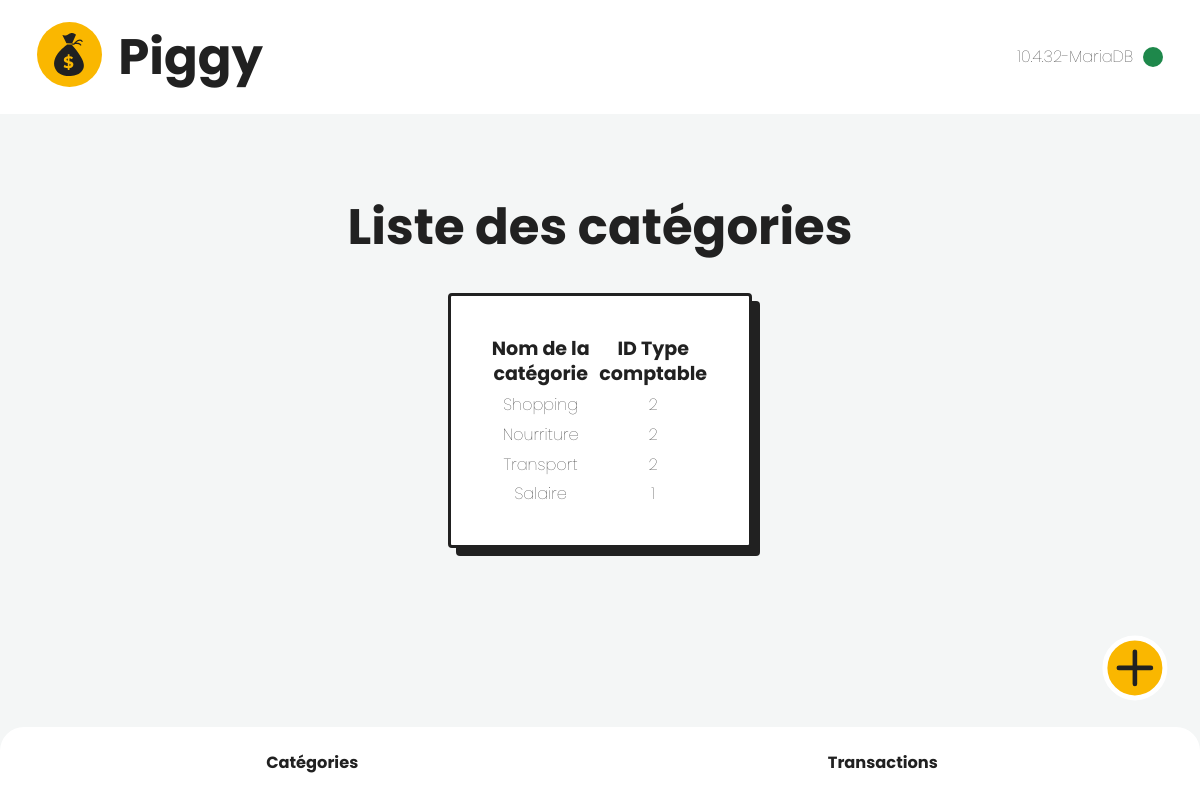
The app's page /list_categories.php (signed in) with its own data.
### tables this page shows
CREATE TABLE IF NOT EXISTS `categories` (
  `id` int(11) NOT NULL AUTO_INCREMENT,
  `nom_categorie` varchar(50) DEFAULT NULL,
  `id_type_comptable` int(11) DEFAULT NULL,
  PRIMARY KEY (`id`)
);

### functions.php (called while the page is built, shortened)
<?php
require_once 'config.php';
function listCategories()
{
    global $mysql_connect;
    $sql = "SELECT c.id, c.nom_categorie, c.id_type_comptable
            FROM `categories` c ";
    $stmt = $mysql_connect->query($sql);
    return $stmt->fetchAll(PDO::FETCH_ASSOC);
}

### list_categories.php (the view, shortened to what this page needs)
<?php
require_once 'functions.php';
$categories = listCategories();
?>
<!DOCTYPE html>
<html>
<head>
    <link rel="stylesheet" href="./assets/css/style.css">
</head>
<body class="list">
    <?php require_once './components/_header.php'; ?>
    <nav id="navbar">
        <a href="./create_category.php"><img src="assets/img/plus.svg" /></a>
        <ul class="nav__list">
            <li class="nav__item">
                <a href="./list_categories.php">Catégories</a>
            </li>
            <li class="nav__item">
                <a href="./index.php">Transactions</a>
            </li>
        </ul>
    </nav>
    <main class="container">
        <h1>Liste des catégories</h1>
        <div class="card">
            <table>
                <tr>
                    <th>Nom de la catégorie</th>
                    <th>ID Type comptable</th>
                </tr>
                <?php foreach ($categories as $category) : ?>
                    <tr>
                        <td><?= $category['nom_categorie'] ?></td>
                        <td><?= $category['id_type_comptable'] ?></td>
                    </tr>
                <?php endforeach; ?>
            </table>
        </div>
    </main>
</body>
</html>

### assets/css/style.css (style rules this page uses)
:root { --breakpoints-xs: 400px; --breakpoints-sm: 576px; --breakpoints-md: 768px; --breakpoints-lg: 992px; --breakpoints-xl: 1200px; --breakpoints-xxl: 1500px; --container-xs: 400px; --container-sm: 540px; --container-md: 720px; --container-lg: 960px; --container-xl: 1140px; --container-xxl: 1440px; --color-light: #fff; --color-dark: #212121; --color-signal: #fab700; --color-background: var(--color-light); --color-text: var(--color-dark); --color-accent: var(--color-signal); --size-bezel: 0.5rem; --size-radius: 4px; --weight: 400; --weight_bold: 700; }
*, *::after, *::before { box-sizing: border-box; padding: 0; margin: 0; }
html { scroll-behavior: smooth; }
html, body { margin: 0; padding: 0; overflow-x: hidden; }
.container { max-width: var(--container-xxl); margin-inline: auto; }
@media screen and (max-width: 1500px) { .container { max-width: var(--container-xl); } }
@media screen and (max-width: 1200px) { .container { max-width: var(--container-lg); } }
a, button, input, input[type=checkbox] + label::before, input[type=radio] + label::before, select, textarea, [tabindex], video[controls], audio[controls], [contenteditable]:not([contenteditable=false]), details, details > summary:first-of-type { outline-offset: 2px; outline-width: 2px; outline-color: var(--color-signal); }
html body { font-family: Poppins, sans-serif; font-size: 16px; color: var(--color-dark); font-weight: 1.33; line-height: 1.5; background-color: #f4f6f6 !important; -webkit-font-smoothing: antialiased; -moz-osx-font-smoothing: grayscale; }
html body p, html body a, html body div, html body span, html body label, html body textarea, html body select, html body input, html body button, html body td { font-size: clamp(0.875rem, 0.8287rem + 0.2469vw, 1.125rem); line-height: 1.33; }
html body th { font-size: clamp(1.125rem, 1.0962rem + 0.1282vw, 1.25rem); }
html body h1 { font-size: clamp(2rem, 1.6296rem + 1.9753vw, 4rem); line-height: 1.33; font-weight: var(--weight_bold); }
html body ul { list-style: none; margin-top: 0; margin-bottom: 0; padding-left: 0; }
html body table { width: 100%; border-spacing: 0.5rem; }
html body a { text-decoration: none !important; color: inherit; transition: color 0.4s ease-in; }
html body.create .card, html body.list .card, html body.login .card { background-color: var(--color-light); padding: calc(4 * var(--size-bezel)); border-radius: var(--size-radius); border: 3px solid var(--color-dark); box-shadow: 0.5rem 0.5rem 0 var(--color-dark); }
#navbar { position: fixed; bottom: 0; left: 0; background-color: var(--color-light); height: calc(fit-content + clamp(1rem, 0.7692rem + 1.0256vw, 2rem) * 2); padding: clamp(1rem, 0.7692rem + 1.0256vw, 2rem) clamp(1.5rem, 1.1538rem + 1.5385vw, 3rem); width: 100vw; border-radius: 24px 24px 0 0; z-index: 10; }
#navbar img { border: 5px solid var(--color-light); border-radius: 999px; position: absolute; cursor: pointer; width: clamp(3rem, 2.5385rem + 2.0513vw, 5rem); height: clamp(3rem, 2.5385rem + 2.0513vw, 5rem); top: -80%; left: calc(100% - clamp(3rem, 2.5385rem + 2.0513vw, 5rem)); transform: translate(-50%, -50%); transition: all 0.4s ease-in; background-color: var(--color-signal); }
#navbar .nav__list { display: flex; align-items: center; justify-content: space-between; height: 100%; max-width: 60%; margin-inline: auto; }
#navbar .nav__list .nav__item { min-width: 100px; cursor: pointer; font-weight: var(--weight_bold); text-align: center; }
body.create, body.list { display: flex; justify-content: center; align-items: center; width: 100vw; padding: 4vw; }
body.create main, body.list main { display: flex; flex-direction: column; justify-content: center; align-items: center; gap: 1rem; margin-top: calc(clamp(3rem, 2.5385rem + 2.0513vw, 5rem) + 32px + clamp(1rem, 0.7692rem + 1.0256vw, 2rem) * 2); margin-bottom: calc(clamp(3rem, 2.5385rem + 2.0513vw, 5rem) + 32px + clamp(1rem, 0.7692rem + 1.0256vw, 2rem) * 2); }
body.create main h1, body.list main h1 { margin-bottom: 16px; color: var(--color-dark); }
body.create main .card, body.list main .card { width: 60%; text-align: center; }
@media screen and (max-width: 1500px) { body.create main .card, body.list main .card { width: 70%; } }
@media screen and (max-width: 1200px) { body.create main .card, body.list main .card { width: 60%; } }

### records on screen
categories: nom_categorie "Shopping", id_type_comptable "2"
categories: nom_categorie "Nourriture", id_type_comptable "2"
categories: nom_categorie "Transport", id_type_comptable "2"
categories: nom_categorie "Salaire", id_type_comptable "1"

### other values on screen
$mysql_connect->getAttribute(PDO::ATTR_SERVER_VERSION) "10.4.32-MariaDB"
